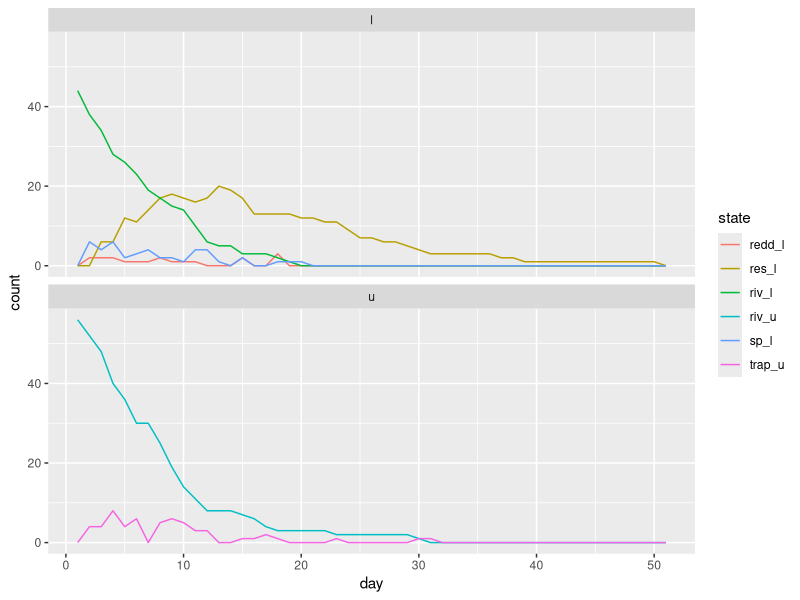
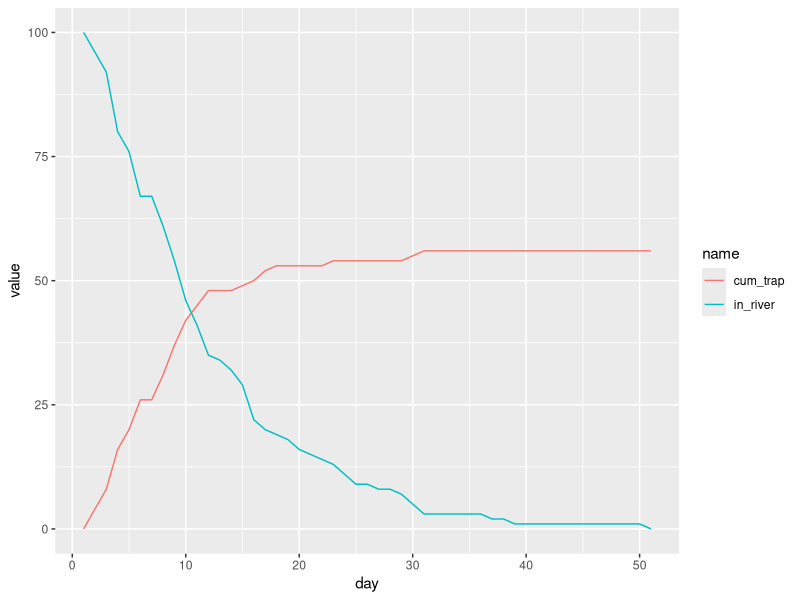

These charts were generated, in order, by the following R code:
library(tidyverse)

arrival <- 100   # Number of fish arriving each day

par <- list(
  frac_lower = 0.5,     # Fraction lower vs upper Lewis destination
  lower_tts = 7,    # Expected time to spawn
  lower_res = 7,        # Expected residence time on redd
  lower_redd = 1 / 1.6, # Expected redds per individual
  ## Upper fish parameters
  upper_ttt = 7,        # Expected days to the Merwin Trap
  upper_spf = 0.1       # Fraction of time upper Lewis fish spend in spawning areas
)

riv_l <- rbinom(1, arrival, par$frac_lower)

init <- c(
  riv_l = riv_l,
  sp_l = 0,
  res_l = 0,
  redd_l = 0,
  riv_u = arrival - riv_l,
  trap_u = 0
)

sim_step <- function(state, par) {
  st1 <- state

  ## How many transition from river to spawning
  riv_to_sp_l <- rbinom(1, state["riv_l"], pexp(1, 1 / par$lower_tts))
  ## How many stay in the river
  riv_to_riv_l <- state["riv_l"] - riv_to_sp_l
  ## All spawners yesterday are residents today
  sp_to_res_l <- state["sp_l"]
  ## How many residents die
  res_to_dead_l <- rbinom(1, state["res_l"], pexp(1, 1 / par$lower_res))
  ## How many remain on the spawning grounds
  res_to_res_l <- state["res_l"] - res_to_dead_l
  ## How many redds are produced
  sp_to_redd_l <- rpois(1, riv_to_sp_l * par$lower_redd)

  st1["riv_l"] <- riv_to_riv_l
  st1["sp_l"] <- riv_to_sp_l
  st1["res_l"] <- sp_to_res_l + res_to_res_l
  st1["redd_l"] <- sp_to_redd_l

  riv_to_trap_u <- rbinom(1, state["riv_u"], pexp(1, 1 / par$upper_ttt))
  riv_to_riv_u <- state["riv_u"] - riv_to_trap_u

  st1["riv_u"] <- riv_to_riv_u
  st1["trap_u"] <- riv_to_trap_u

  st1
}

sim <- function(init, par) {
  out <- list(init)
  i <- 1
  while (any(out[[i]] != 0)) {
    out[[i + 1]] <- sim_step(out[[i]], par)
    i <- i + 1
  }
  out
}

st <- sim(init, par)

st_df <- st |>
  list_transpose() |>
  as_tibble() |>
  mutate(day = seq_along(riv_l))

st_df |>
  pivot_longer(cols = -day,
               names_to = "state",
               values_to = "count") |>
  mutate(dest = str_sub(state, -1, -1)) |>
  ggplot(aes(x = day, y = count, color = state)) +
  geom_line() +
  facet_wrap(~ dest, ncol = 1)

st_df |>
  mutate(in_river  = riv_l + sp_l + res_l + riv_u,
         cum_trap = cumsum(trap_u)) |>
  select(day, in_river, cum_trap) |>
  pivot_longer(-day) |>
  ggplot(aes(x = day, y = value, color = name)) +
  geom_line()
